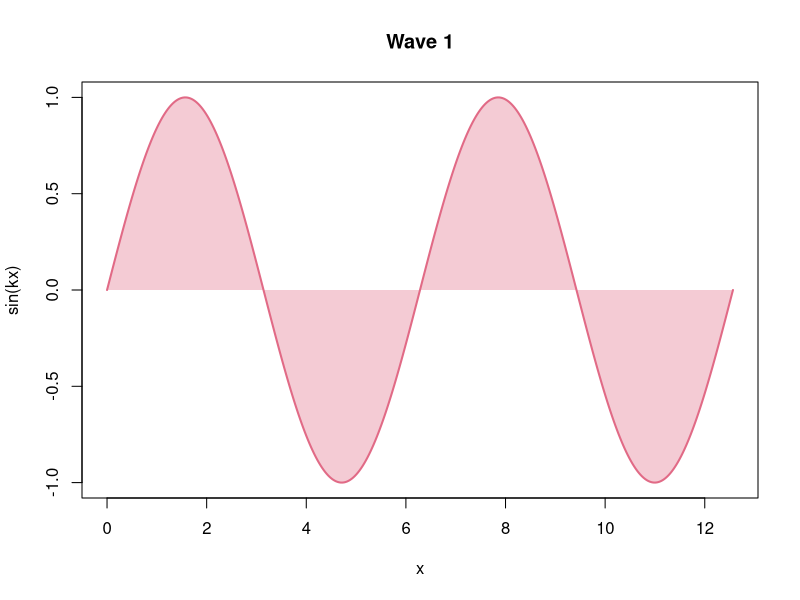
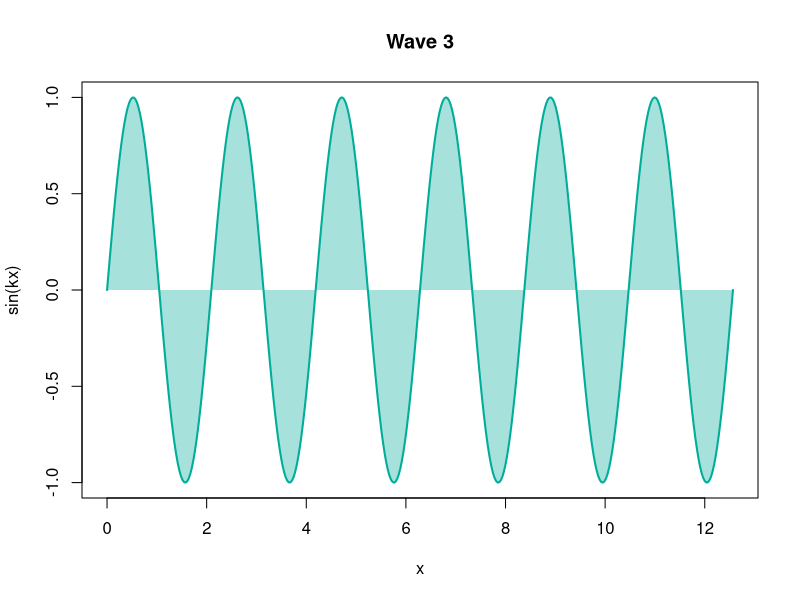
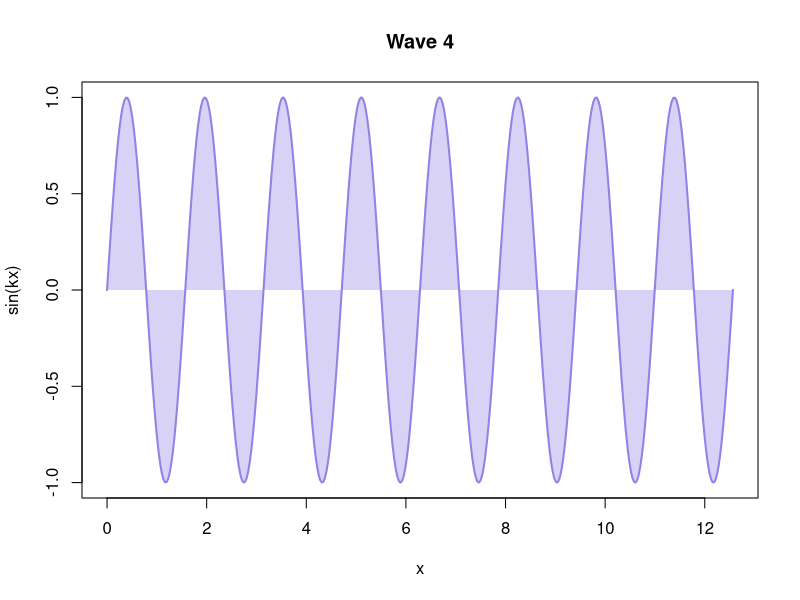
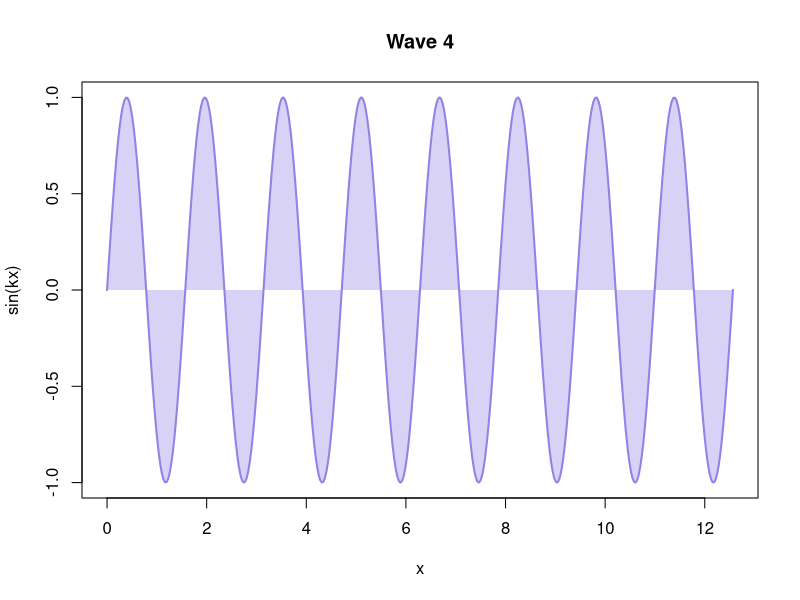
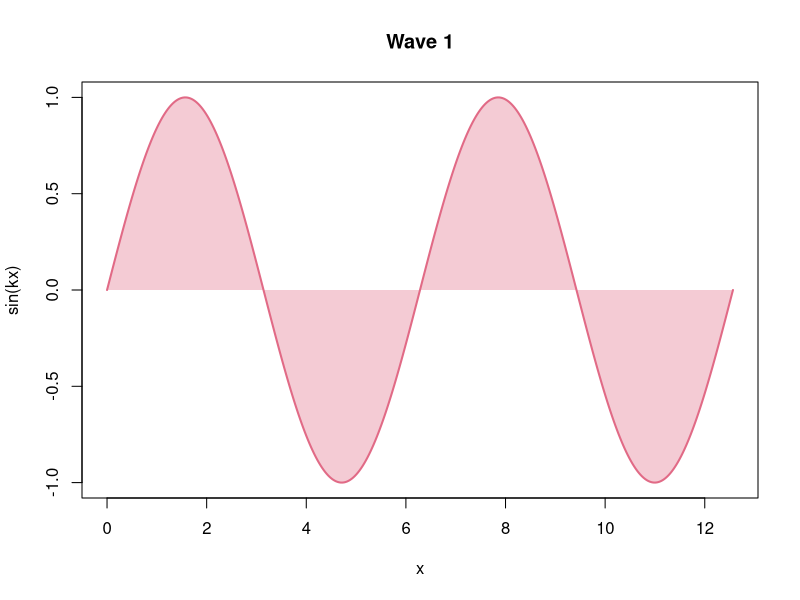
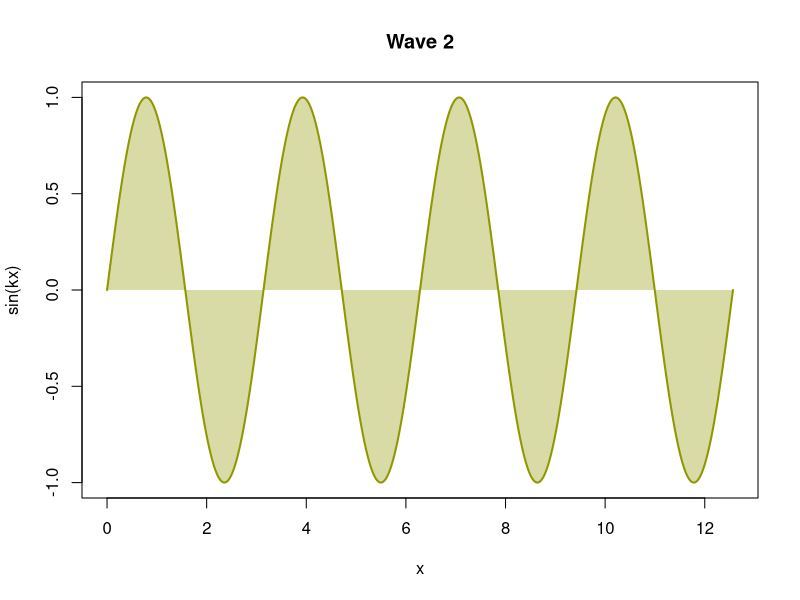
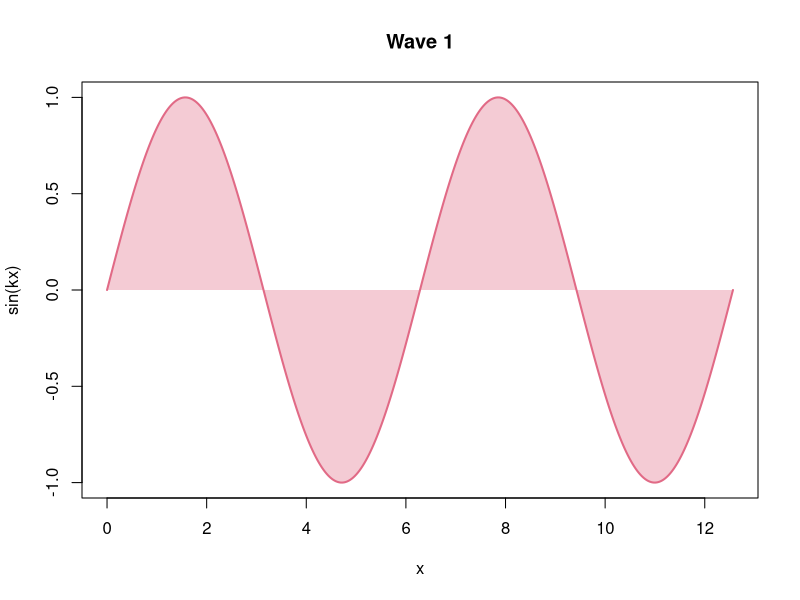
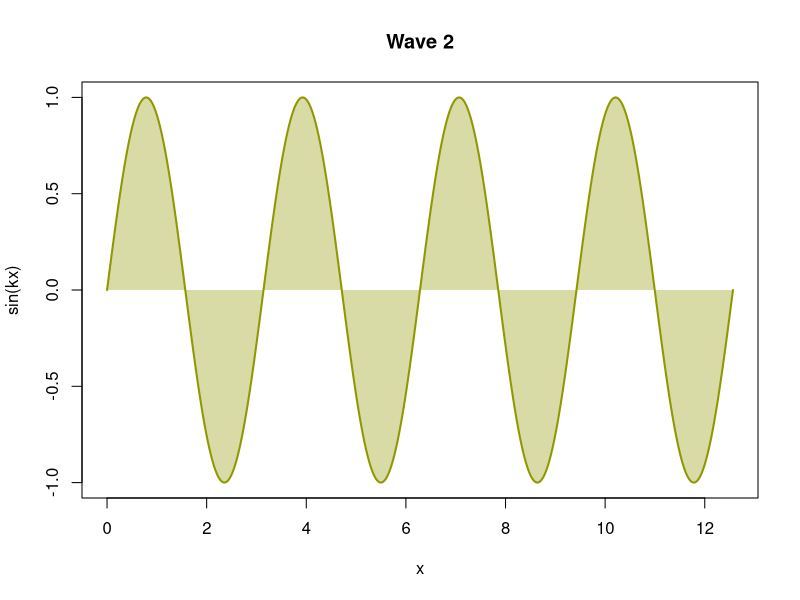

These figures' R source, in order:
## ---- chunk 1
wave <- function(k = 1) {
  x <- seq(0, 4 * pi, length.out = 400)
  col <- hcl.colors(4, "Dark 3")[(k - 1) %% 4 + 1]
  plot(
    x,
    sin(k * x),
    type = "n",
    main = paste("Wave", k),
    xlab = "x",
    ylab = "sin(kx)"
  )
  polygon(
    c(x, rev(x)),
    c(sin(k * x), rep(0, length(x))),
    col = adjustcolor(col, 0.35),
    border = NA
  )
  lines(x, sin(k * x), lwd = 2, col = col)
}
## ---- chunk 2
#| panzoom: false
#| echo: false
#| fig-alt: "A sine curve, shaded between the curve and y = 0"
#| fig-cap: >-
#|   Wave 1: y = sin(x); the area between the curve and y = 0 is shaded.

wave(k = 1)
## ---- chunk 3
#| panzoom:
#|   hint: false
#| fig-alt: "A sine curve, shaded between the curve and y = 0"
#| fig-cap: >-
#|   Wave 3: y = sin(3x); the area between the curve and y = 0 is shaded.

wave(k = 3)
## ---- chunk 4
#| panzoom: true
#| fig-alt: "A sine curve, shaded between the curve and y = 0"
#| fig-cap: >-
#|   Wave 4: y = sin(4x); the area between the curve and y = 0 is shaded.

wave(k = 4)
## ---- chunk 5
#| panzoom:
#|   hint: hide
#| fig-alt: "A sine curve, shaded between the curve and y = 0"
#| fig-cap: >-
#|   Wave 4: y = sin(4x); the area between the curve and y = 0 is shaded.

wave(k = 4)
## ---- chunk 6
#| panzoom:
#|   max-zoom: 2
#| fig-alt: "A sine curve, shaded between the curve and y = 0"
#| fig-cap: >-
#|   Wave 1: y = sin(x); the area between the curve and y = 0 is shaded.

wave(k = 1)
## ---- chunk 7
#| panzoom:
#|   max-zoom: 2
#|   hint: false
#| echo: false
#| fig-alt: "A sine curve, shaded between the curve and y = 0"
#| fig-cap: >-
#|   Wave 2: y = sin(2x); the area between the curve and y = 0 is shaded.

wave(k = 2)
## ---- chunk 8
#| panzoom:
#|   group: waves
#| fig-alt:
#|   - "A sine curve, shaded between the curve and y = 0"
#|   - "A sine curve, shaded between the curve and y = 0"
#|   - "A sine curve, shaded between the curve and y = 0"
#| fig-cap:
#|   - >-
#|     Wave 1: y = sin(x); the area between the curve and y = 0 is shaded.
#|   - >-
#|     Wave 2: y = sin(2x); the area between the curve and y = 0 is shaded.
#|   - >-
#|     Wave 3: y = sin(3x); the area between the curve and y = 0 is shaded.

wave(k = 1)
wave(k = 2)
wave(k = 3)
## ---- chunk 9
#| panzoom:
#|   desc-position: right
#|   description: "The area between the curve and the axis is shaded."
#| fig-alt: "A sine curve, shaded between the curve and y = 0"
#| fig-cap: >-
#|   Wave 2: y = sin(2x); the area between the curve and y = 0 is shaded.

wave(k = 2)
## ---- chunk 10
#| panzoom:
#|   desc-position: top
#| fig-alt: "A sine curve, shaded between the curve and y = 0"
#| fig-cap: >-
#|   Wave 3: y = sin(3x); the area between the curve and y = 0 is shaded.

wave(k = 3)
## ---- chunk 11
#| panzoom:
#|   group: held
#| fig-show: hold
#| fig-alt:
#|   - "A sine curve, shaded between the curve and y = 0"
#|   - "A sine curve, shaded between the curve and y = 0"
#| fig-cap:
#|   - >-
#|     Wave 1: y = sin(x); the area between the curve and y = 0 is shaded.
#|   - >-
#|     Wave 2: y = sin(2x); the area between the curve and y = 0 is shaded.

wave(k = 1)
print("Printed between the two plots.")
wave(k = 2)
## ---- chunk 12
#| panzoom:
#|   group: right-waves
#|   desc-position: right
#| fig-alt:
#|   - "A sine curve, shaded between the curve and y = 0"
#|   - "A sine curve, shaded between the curve and y = 0"
#|   - "A sine curve, shaded between the curve and y = 0"
#| fig-cap:
#|   - "Wave 1: y = sin(x)."
#|   - >-
#|     Wave 2: y = sin(2x); the area between the curve and y = 0 is shaded.
#|   - >-
#|     Wave 3: y = sin(3x), with six full periods across the plot; the area
#|     between the curve and y = 0 is shaded.

wave(k = 1)
wave(k = 2)
wave(k = 3)
## ---- chunk 13
#| panzoom:
#|   group: sides
#|   desc-position: right
#| fig-alt: "A sine curve, shaded between the curve and y = 0"
#| fig-cap: >-
#|   Wave 4: y = sin(4x); the area between the curve and y = 0 is shaded.

wave(k = 4)
## ---- chunk 14
#| panzoom:
#|   group: sides
#|   desc-position: top
#| fig-alt: "A sine curve, shaded between the curve and y = 0"
#| fig-cap: >-
#|   Wave 5: y = sin(5x); the area between the curve and y = 0 is shaded.

wave(k = 5)
## ---- chunk 15
#| panzoom:
#|   group: sides
#| fig-alt: "A sine curve, shaded between the curve and y = 0"
#| fig-cap: >-
#|   Wave 6: y = sin(6x); the area between the curve and y = 0 is shaded.

wave(k = 6)
## ---- chunk 16
#| panzoom: true
#| output: asis

cat(
  "\n\n",
  "![Waves breaking below the clay cliffs at Aquinnah, Martha's Vineyard.]",
  "(../images/mv-1.jpg)",
  "{fig-alt=\"Waves breaking below grassy clay cliffs at Aquinnah\"}",
  "\n\n",
  sep = ""
)
## ---- chunk 17
#| panzoom: true
#| cache: true
#| fig-alt: "A sine curve, shaded between the curve and y = 0"
#| fig-cap: >-
#|   Wave 2: y = sin(2x); the area between the curve and y = 0 is shaded.

wave(k = 2)
